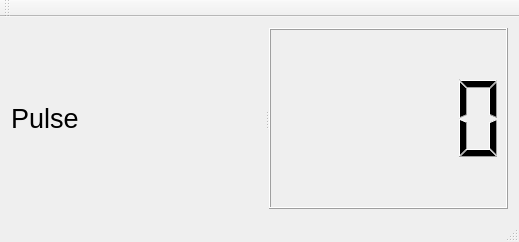
<?xml version="1.0" encoding="UTF-8"?>
<ui version="4.0">
 <class>MainWindow</class>
 <widget class="QMainWindow" name="MainWindow">
  <property name="geometry">
   <rect>
    <x>0</x>
    <y>0</y>
    <width>519</width>
    <height>242</height>
   </rect>
  </property>
  <property name="windowTitle">
   <string>MainWindow</string>
  </property>
  <widget class="QWidget" name="centralWidget">
   <layout class="QGridLayout" name="gridLayout">
    <item row="0" column="0">
     <widget class="QSplitter" name="splitter">
      <property name="orientation">
       <enum>Qt::Horizontal</enum>
      </property>
      <widget class="QLabel" name="templabel">
       <property name="font">
        <font>
         <family>Microsoft JhengHei UI</family>
         <pointsize>20</pointsize>
        </font>
       </property>
       <property name="text">
        <string>Pulse</string>
       </property>
      </widget>
      <widget class="QLCDNumber" name="templcdNumber">
       <property name="font">
        <font>
         <family>OCR A Std</family>
         <weight>75</weight>
         <bold>true</bold>
        </font>
       </property>
      </widget>
     </widget>
    </item>
   </layout>
  </widget>
  <widget class="QMenuBar" name="menuBar">
   <property name="geometry">
    <rect>
     <x>0</x>
     <y>0</y>
     <width>519</width>
     <height>31</height>
    </rect>
   </property>
  </widget>
  <widget class="QToolBar" name="mainToolBar">
   <attribute name="toolBarArea">
    <enum>TopToolBarArea</enum>
   </attribute>
   <attribute name="toolBarBreak">
    <bool>false</bool>
   </attribute>
  </widget>
  <widget class="QStatusBar" name="statusBar"/>
 </widget>
 <layoutdefault spacing="6" margin="11"/>
 <resources/>
 <connections/>
</ui>
